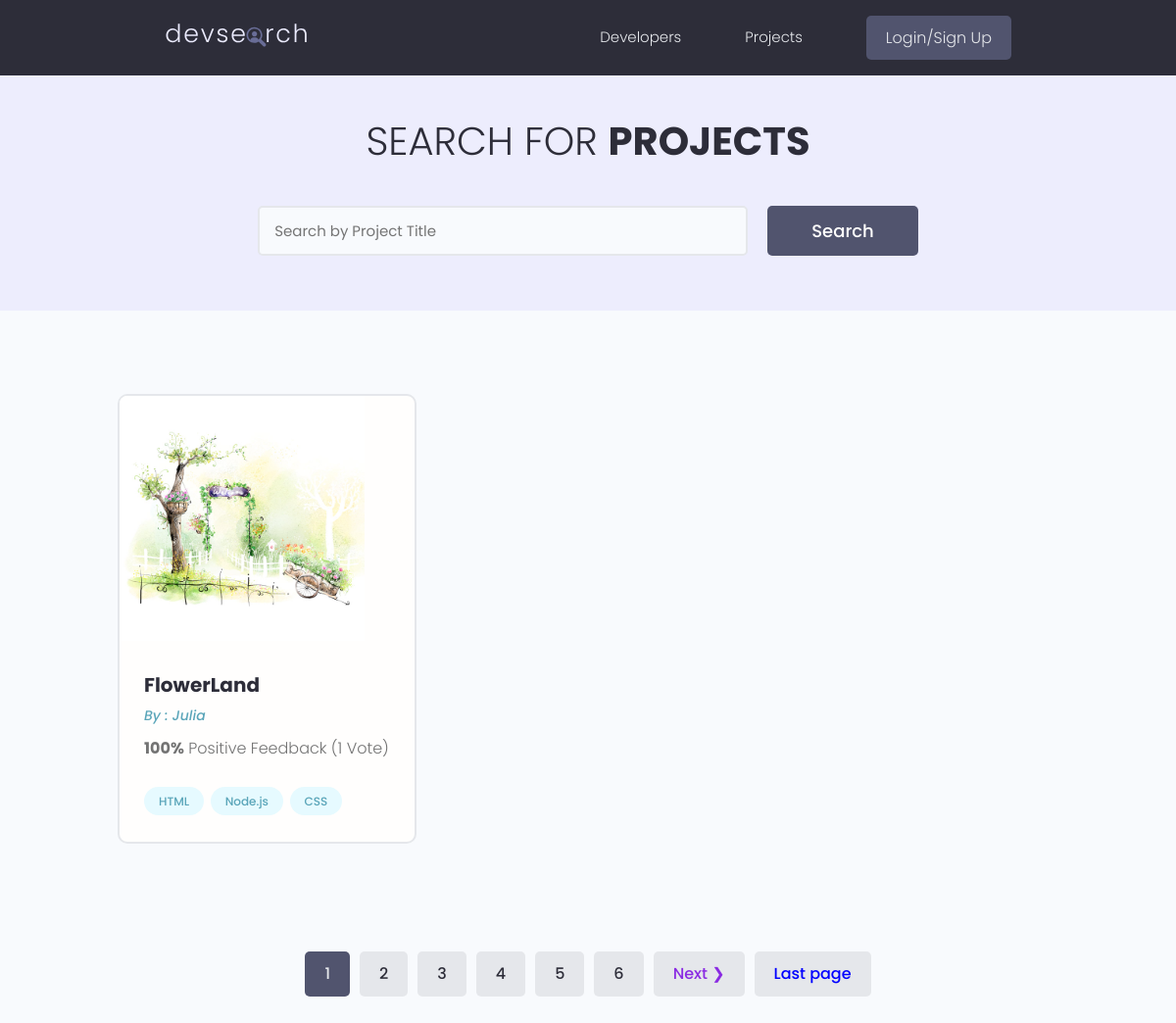
/projects/, run on the app's committed database.
### projects/models.py (models this page shows, shortened)
class Project(models.Model):
    owner=models.ForeignKey(Profile, on_delete=models.CASCADE,blank=True,null=True)
    title=models.CharField(max_length=200)
    description=models.TextField(null=True,blank=True)
    featured_image=models.ImageField(null=True,blank=True, default='ProjectImages/default.jpg',upload_to="ProjectImages/")
    demo_link=models.CharField(max_length=2000,null=True,blank=True)
    source_link=models.CharField(max_length=2000,null=True,blank=True)
    tags=models.ManyToManyField('Tag',blank=True)
    vote_total=models.IntegerField(default=0,null=True,blank=True)
    vote_ratio=models.IntegerField(default=0,null=True,blank=True)
    created=models.DateTimeField(auto_now_add=True)
    id=models.UUIDField(default=uuid.uuid4,unique=True,primary_key=True,editable=False)
    class Meta:
        ordering=['-vote_ratio' , '-vote_total' , 'title']

class Tag(models.Model):
    name=models.CharField(max_length=400)
    created=models.DateTimeField(auto_now_add=True)
    id=models.UUIDField(default=uuid.uuid4,unique=True,primary_key=True,editable=False)
    def __str__(self):
        return self.name

### users/models.py (models this page shows)
class Profile(models.Model):
    user=models.OneToOneField(User,null=True,blank=True,on_delete=models.CASCADE)
    name=models.CharField(max_length=200,null=True,blank=True)
    username=models.CharField(max_length=200,null=True,blank=True)
    email=models.EmailField(max_length=500,null=True,blank=True)
    short_intro=models.CharField(max_length=200,null=True,blank=True)
    bio=models.TextField(null=True,blank=True)
    location=models.CharField(max_length=200,null=True,blank=True)
    profile_image=models.ImageField(null=True,blank=True,upload_to='profiles/',default='profiles/user-default.png')
    social_github=models.CharField(max_length=200,null=True,blank=True)
    social_twitter=models.CharField(max_length=200,null=True,blank=True)
    social_linkedin=models.CharField(max_length=200,null=True,blank=True)
    social_youtube=models.CharField(max_length=200,null=True,blank=True)
    social_website=models.CharField(max_length=200,null=True,blank=True)
    created=models.DateTimeField(auto_now_add=True)
    id=models.UUIDField(default=uuid.uuid4,unique=True,primary_key=True,editable=False)
    def __str__(self):
        return str(self.username)
    class Meta():
        ordering=['-created']

### projects/views.py (the view)
# urls.py: path('projects/',views.getProjects),
def projects(request):
    projects , search_query = projectSearch(request)
    if  not projects:
         messages.error(request,'There is no project related your search!!!')
    result=1
    projects , custom_range , showFirstPage , showLastPage , paginator= projectPagination(request,projects,result)
    content={"projects":projects,'search_text':search_query , 'page_range':custom_range ,
                'showFirstPage':showFirstPage , 'showLastPage':showLastPage , 'paginator':paginator}
    return render(request,'projects.html' , content)

### projects/utils.py (called while the page is built)
def projectSearch(request):
    search_query=''
    if request.GET.get('search_query'):
        search_query=request.GET.get('search_query')
    tags=Tag.objects.filter(name__icontains=search_query)
    projects=Project.objects.distinct().filter(Q(title__icontains=search_query) | Q(vote_total__icontains=search_query) |
                            Q(tags__in=tags) | Q(owner__username__icontains=search_query))
    return projects , search_query

def projectPagination(request,projects,result):
    page=request.GET.get('page')
    paginator=Paginator(projects,result)
    page_range=range(1, (paginator.num_pages+1))
    try:
        projects=paginator.page(page)
    except PageNotAnInteger:
        page=1
        projects=paginator.page(page)
    except EmptyPage:
        page=paginator.num_pages
        projects=paginator.page(page)
    leftIndex= int(page) - 4
    if leftIndex < 1:
        leftIndex=1
    rightIndex= int(page) + 6
    if rightIndex > paginator.num_pages:
        rightIndex=paginator.num_pages + 1
    custom_range=range(leftIndex,rightIndex)
    showFirstPage=False
    showLastPage=False
    if paginator.num_pages > rightIndex - 1 :
        showLastPage=True
    if leftIndex>1:
        showFirstPage=True
    return projects , custom_range , showFirstPage , showLastPage , paginator

### projects/templates/projects.html (shortened to what this page needs)
{%  extends 'main.html' %}
{% block content %}
 <main class="projects">
    <section class="hero-section text-center">
      <div class="container container--narrow">
        <div class="hero-section__box">
          <h2>Search for <span>Projects</span></h2>
        </div>
        <div class="hero-section__search">
          <form id="searchForm" class="form" action=" " method="get">
            <div class="form__field">
              <input class="input input--text" id="formInput#search" type="text" name="search_query"
                placeholder="Search by Project Title" value="{{search_text}}" />
            </div>
            <input class="btn btn--sub btn--lg" type="submit" value="Search" />
          </form>
        </div>
      </div>
    </section>
    <section class="projectsList">
      <div class="container">
        <div class="grid grid--three">
        {% for item in projects %}
          <div class="column">
            <div class="card project">
              <a href="{% url 'single_project' item.title %}" class="project">
                <img class="project__thumbnail" src="{{ item.featured_image.url }}" alt="project thumbnail" />
                <div class="card__body">
                  <h3 class="project__title">{{ item.title }}</h3>
                  <p><a class="project__author" href="{% url 'user_profile' item.owner.username %}">By : {{ item.owner}}</a></p>
                  <p class="project--rating">
                    <span style="font-weight: bold;">{{item.vote_ratio}}%</span> Positive
                    Feedback ({{item.vote_total}} Vote{{item.vote_total|pluralize:"s"}})
                  </p>
                  <div class="project__tags">
                    {% for tags in item.tags.all %}
                    <span class="tag tag--pill tag--main">
                      <small>{{tags}}</small>
                    </span>
                    {% endfor %}
                  </div>
                </div>
              </a>
            </div>
          </div>
        {% endfor %}
        </div>
      </div>
    </section>
  </main>
  {% include 'pagination.html' with query_set=projects %}
{% endblock content %}

### static/css/app.css (style rules this page uses)
:root { --color-sub: #2d2d39; }
.btn--sub { background-color: var(--color-sub-light); }
.card { border: 2px solid var(--color-light); }
img { width: 100%; }
.hero-section { height: 40vh; display: flex; align-items: center; background-color: var(--color-sub); }
.hero-section__box { margin-bottom: 4rem; }
.hero-section__box > h2, .hero-section__box > h2 > span { font-size: 4rem; color: var(--color-light); line-height: 1.3; text-transform: uppercase; }
.hero-section__box > h2 { font-weight: 300; }
.hero-section__box > h2 > span { font-weight: 700; }
.hero-section__search > .form { display: flex; align-items: center; justify-content: center; gap: 2rem; }
.hero-section__search > .form input.input--text { width: 50rem; }
.project__author { font-size: 1.4rem; font-style: italic; }
.project--rating { margin-bottom: 1.6em; margin-top: .5em; }
.projects > .hero-section { background: var(--color-sub-lighter); height: 30vh; }
.projects .hero-section__box { margin-bottom: 2.5rem; }
.projects .hero-section__box > h2 { color: var(--color-sub); }
.projects .hero-section__box > h2 > span { font-weight: 700; color: var(--color-sub); }
.projectsList { margin-top: 8rem; }
.project__thumbnail { height: 25rem; object-fit: cover; object-position: top center; }
.project__title { font-size: 2rem; font-weight: 700; color: var(--color-sub); }

### static/uikit/styles/modules/_variables.css (style rules this page uses)
:root { --color-main: #5aa5b9; --color-main-light: #e6faff; --color-sub: #3f4156; --color-sub-light: #51546e; --color-sub-lighter: #ededfd; --color-text: #737373; --color-gray: #8b8b8b; --color-light: #e5e7eb; --color-light-gray: #767676; --color-bg: #f8fafd; --color-white: #fffefd; --color-white-light: #f3f3f3; --color-success: #359e64; --color-success-bg: #def8e8; --color-error: #fc4b0b; --color-error-bg: #fff2ee; --font-base: 'Poppins', arial, helvetica, 'Segoe UI', roboto, ubuntu, sans-serif; --font-monospace: 'Fira Code', 'Courier New', courier, monospace; --font-regular: 300; --font-medium: 500; --font-bold: 700; --generic-shadow: 1px 1px 5px #00000010; --generic-transition: all 0.3s ease-in-out; }

### static/uikit/styles/modules/_base.css (style rules this page uses)
* { margin: 0; padding: 0; box-sizing: border-box; text-rendering: optimizeLegibility; color: inherit; font-size: inherit; }
html { font-size: 50%; }
@media only screen and (min-width: 480px) { html { font-size: 56.25%; } }
@media only screen and (min-width: 1200px) { html { font-size: 62.5%; } }
body { line-height: 1.6; font-weight: 400; font-size: 1.5rem; color: var(--color-text); background-color: var(--color-bg); min-height: 100vh; }

### static/uikit/styles/modules/_typography.css (style rules this page uses)
* { font-family: var(--font-base); }
h2 { font-size: 3.6rem; font-weight: var(--font-bold); }
h3 { font-size: 3.2rem; font-weight: var(--font-medium); }
p, span, strong { font-size: 1.6rem; color: var(--color-text); font-weight: var(--font-regular); }
a { padding-bottom: 2px; text-decoration: none; display: inline-block; color: var(--color-main); font-weight: var(--font-medium); }

### static/uikit/styles/modules/_utilities.css (style rules this page uses)
.container { width: 92%; max-width: 165rem; margin: 0 auto; box-sizing: border-box; }
.container--narrow { width: 92%; max-width: 120rem; }
@media screen and (min-width: 1000px) { .container { width: 90%; } }
@media screen and (min-width: 1000px) { .container--narrow { width: 85%; } }
@media screen and (min-width: 1200px) { .container { width: 80%; } }
@media screen and (min-width: 1200px) { .container--narrow { width: 72%; } }
.text-center { text-align: center; }

### static/uikit/styles/modules/_button.css (style rules this page uses)
.btn { display: inline-block; position: relative; cursor: pointer; background-color: var(--color-light); font-weight: var(--font-medium); color: var(--color-sub); text-decoration: none; padding: 1rem 2rem; border-radius: 0.5rem; border: none; width: -webkit-fit-content; width: -moz-fit-content; width: fit-content; height: -webkit-fit-content; height: -moz-fit-content; height: fit-content; font-size: 1.6rem; outline-width: 0; outline-color: transparent; -webkit-backface-visibility: hidden; backface-visibility: hidden; transition: all 0.3s ease-in-out; }
.btn--sub { background-color: var(--color-sub); color: var(--color-white); }
.btn--lg { font-size: 1.8rem; padding: 1.2rem 4.5rem; }

### static/uikit/styles/modules/_card.css (style rules this page uses)
.card { border-radius: 1rem; background-color: var(--color-white); border: 1.5px solid var(--color-light); width: auto; height: auto; margin-top: 0.5rem; margin-bottom: 0.5rem; overflow: hidden; }
.card__body, .card__header { padding: 2rem 2.5rem; }

### data on the page
Project: featured_image (picture), title "FlowerLand", owner "Julia", vote_ratio "100", vote_total "1"
Tag: name "HTML"
Tag: name "Node.js"
Tag: name "CSS"

### other printed values
{{ page }} "1"
{{ page }} "2" "3" "4" "5" "6"
